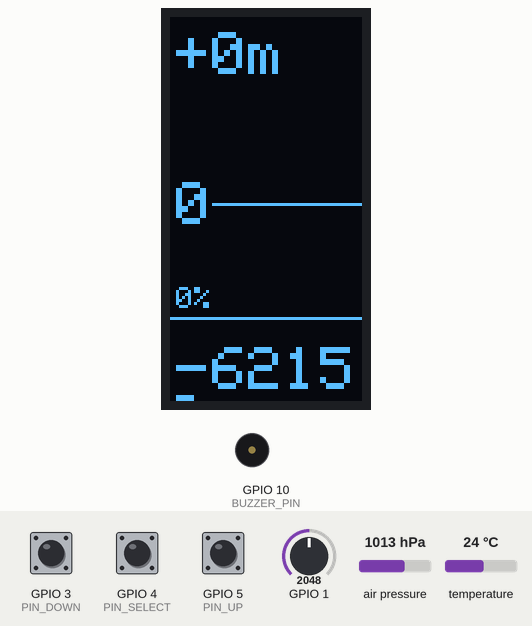
This sketch was run on a simulated ESP32-S3. Shown: 64×128 one-colour display, buzzer (waves = sounding). The test bench sets the inputs (shaded band); at power-on: air pressure 1013 hPa, GPIO 4 (PIN_SELECT) HIGH, GPIO 3 (PIN_DOWN) HIGH, GPIO 5 (PIN_UP) HIGH, GPIO 1 = 2048, temperature 24 °C. Nothing arrives over Bluetooth unless stated; a phone connects over Bluetooth LE 3 s after start; what the sketch prints to the serial monitor is not drawn.

Above: at 2.8 s.
2.9 s: air pressure set to 1025 hPa
At 3.03 s:
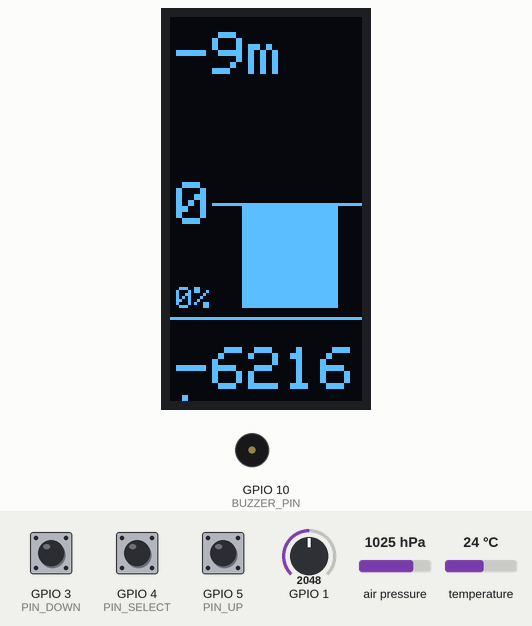
4.7 s: GPIO 4 (PIN_SELECT) pulled LOW for 0.15 s
At 6.2 s:
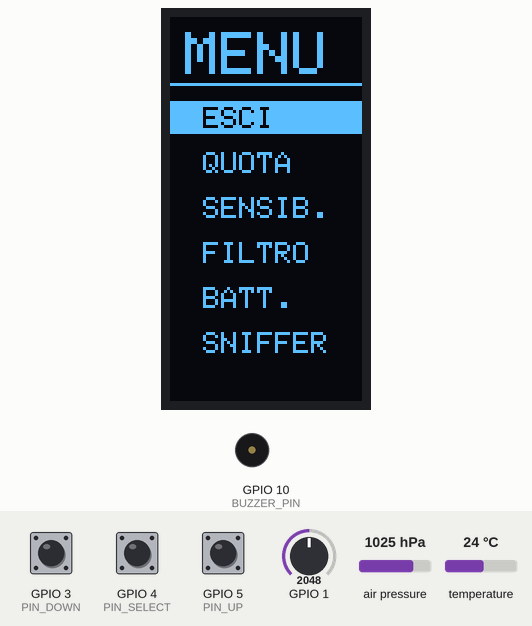
6.7 s: GPIO 3 (PIN_DOWN) pulled LOW for 0.15 s
At 7.5 s:
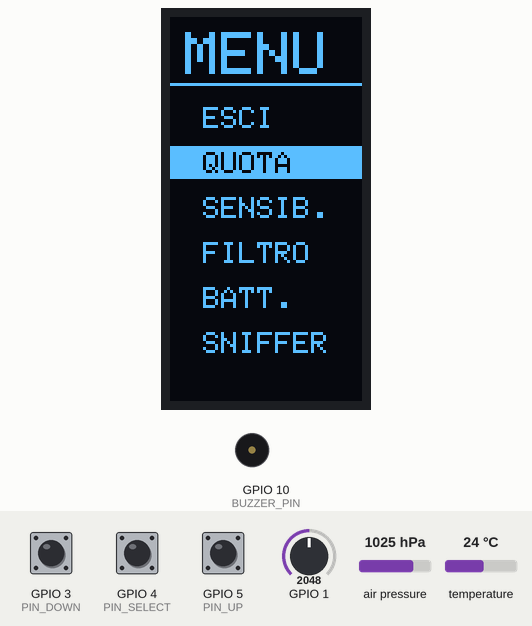
8.3 s: GPIO 3 (PIN_DOWN) pulled LOW for 1 s
At 10.5 s:
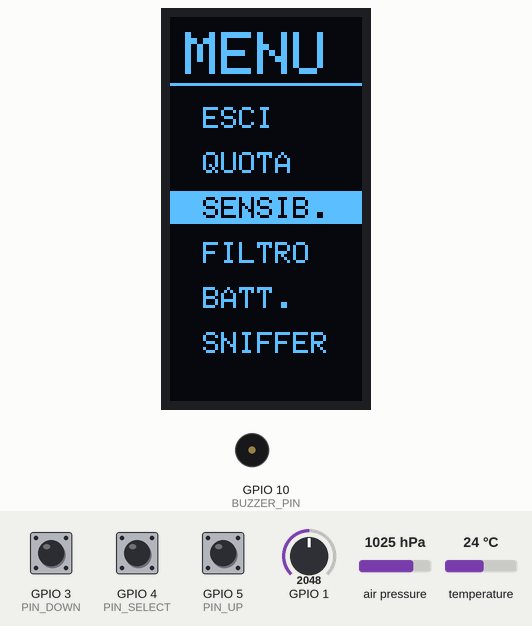
10.8 s: GPIO 4 (PIN_SELECT) pulled LOW for 1 s
At 12.5 s:
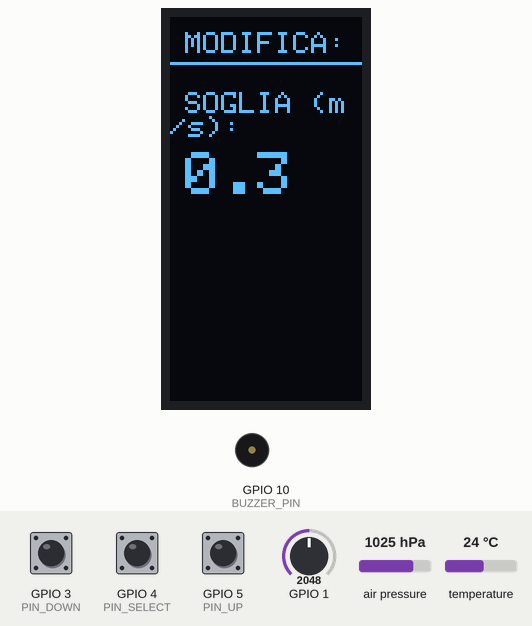
13.3 s: GPIO 5 (PIN_UP) pulled LOW for 0.15 s
At 14.9 s:
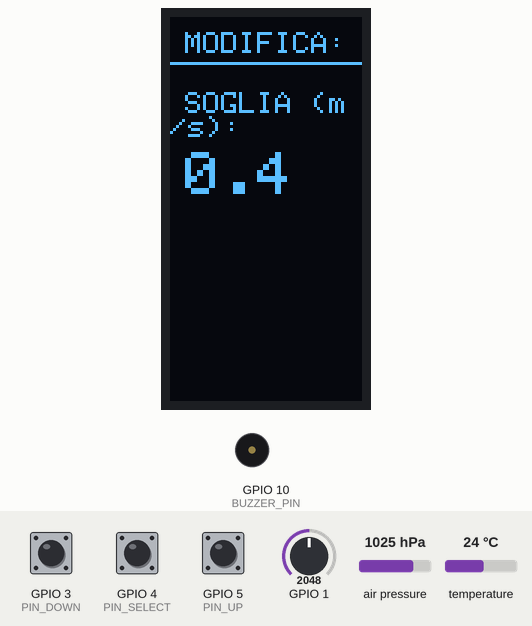
Timing chart, 0 to 15.9 s (numbered marks = the images above; inputs shaded):
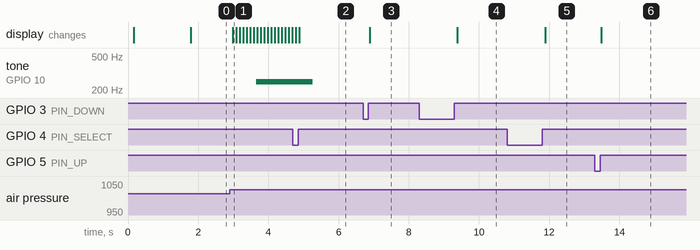

Measured:
- after the input at 2.9 s, tone on GPIO 10 (BUZZER_PIN): silent → 250 Hz after 0.76 s; the display: changes after 0.08 s (image 1)
- after the input at 4.7 s, the display: first differs from a run without the input after 0.18 s (image 2)
- after the input at 6.7 s, the display: changes after 0.18 s (image 3)
- after the input at 8.3 s, the display: changes after 1.1 s (image 4)
- after the input at 10.8 s, the display: changes after 1.1 s (image 5)
- after the input at 13.3 s, the display: changes after 0.18 s (image 6)

The sketch:

variometro_esp32.ino
```cpp
#include "config.h"
#include "Sensor.h"
#include "Audio.h"
#include "Display.h"
#include "NMEA.h"

DeviceConfig config;
DeviceMode currentMode = MODE_FLIGHT;
int selectedMenuItem = 0;
int editSubIndex = 0;
const int TOTAL_MENU_ITEMS = 6;

bool first_reading_done = false;
float current_gain = 0.0;
const int UPDATE_INTERVAL_MS = 100;
static unsigned long next_update_time = 0;
static float pressure_accumulator = 0;
static int reading_count = 0;
SensorData current_data;

// Variabili per monitorare il rilascio dei tasti
bool lastUpState = HIGH;
bool lastDownState = HIGH;
bool lastSelectState = HIGH;

// Calcola l'offset per fare in modo che la quota letta diventi quella impostata
void calibrate_altitude() {
    // Offset = Quota Desiderata - Quota Grezza Sensore
    // Sottraiamo l'offset vecchio per avere la quota pura del sensore
    float raw_sensor_altitude = current_data.altitude - config.altitude_offset;
    config.altitude_offset = config.starting_altitude - raw_sensor_altitude;
}

void updateParameter(bool increment) {
  float delta = increment ? 0.1 : -0.1;
  switch (selectedMenuItem) {
    case 1: { // ALTIMETRIA
      int factors[] = {1000, 100, 10, 1};
      int val = (int)config.starting_altitude;
      int digit = (val / factors[editSubIndex]) % 10;
      int newDigit = increment ? (digit + 1) % 10 : (digit - 1 + 10) % 10;
      config.starting_altitude += (newDigit - digit) * factors[editSubIndex];
      break;
    }
    case 2:
      config.lift_threshold = constrain(config.lift_threshold + delta, 0.1, 2.0);
      config.sink_threshold = -config.lift_threshold - 0.2; // Soglia sink leggermente più bassa
      break;
    case 3:
      config.filter_type = (FilterType)((config.filter_type + (increment ? 1 : 2)) % 3);
      break;
    case 4:
      if (editSubIndex == 0) config.show_battery_info = !config.show_battery_info;
      else config.show_voltage = !config.show_voltage;
      break;
    case 5:
      config.thermal_sniffer = !config.thermal_sniffer;
      break;
  }
}

void handleInputs() {
  bool currUp = digitalRead(PIN_UP);
  bool currDown = digitalRead(PIN_DOWN);
  bool currSelect = digitalRead(PIN_SELECT);

  // CLICK SELECT (Al rilascio)
  if (lastSelectState == LOW && currSelect == HIGH) {
    if (currentMode == MODE_FLIGHT) {
      currentMode = MODE_MENU;
    } else if (currentMode == MODE_MENU) {
      if (selectedMenuItem == 0) currentMode = MODE_FLIGHT;
      else { currentMode = MODE_EDIT; editSubIndex = 0; }
    } else if (currentMode == MODE_EDIT) {
      if (selectedMenuItem == 1) { // Ciclo cifre altitudine
        editSubIndex++;
        if (editSubIndex > 3) { calibrate_altitude(); currentMode = MODE_MENU; }
      } else if (selectedMenuItem == 4) { // Ciclo opzioni batteria
        editSubIndex++;
        if (editSubIndex > 1) currentMode = MODE_MENU;
      } else { currentMode = MODE_MENU; }
    }
  }

  // UP (Al rilascio)
  if (lastUpState == LOW && currUp == HIGH) {
    if (currentMode == MODE_MENU) selectedMenuItem = (selectedMenuItem - 1 + TOTAL_MENU_ITEMS) % TOTAL_MENU_ITEMS;
    else if (currentMode == MODE_EDIT) updateParameter(true);
  }

  // DOWN (Al rilascio)
  if (lastDownState == LOW && currDown == HIGH) {
    if (currentMode == MODE_MENU) selectedMenuItem = (selectedMenuItem + 1) % TOTAL_MENU_ITEMS;
    else if (currentMode == MODE_EDIT) updateParameter(false);
  }

  lastUpState = currUp;
  lastDownState = currDown;
  lastSelectState = currSelect;
}

void setup() {
  Serial.begin(115200);
  sensor_init();
  audio_init();
  display_init();
  nmea_init();

  pinMode(PIN_UP, INPUT_PULLUP);
  pinMode(PIN_DOWN, INPUT_PULLUP);
  pinMode(PIN_SELECT, INPUT_PULLUP);

  next_update_time = millis() + UPDATE_INTERVAL_MS;
}

void loop() {
  handleInputs();

  if (ms5611.read(0) == 0) {
      pressure_accumulator += ms5611.getPressure();
      reading_count++;
  }

  if (millis() >= next_update_time) {
    if (reading_count > 0) {
      float average_pressure = pressure_accumulator / reading_count;
      sensor_process_data(current_data, average_pressure);

      if (!first_reading_done) {
        config.starting_altitude = current_data.filtered_altitude;
        calibrate_altitude(); // Calibra il sensore all'avvio
        first_reading_done = true;
      }

      // Il guadagno ora sarà coerente con la quota impostata
      current_gain = current_data.filtered_altitude - config.starting_altitude;

      audio_update(current_data.vario_mps);
      nmea_send(current_data);

      if (currentMode == MODE_FLIGHT) {
        display_update(current_data, config.starting_altitude, current_gain);
      } else if (currentMode == MODE_MENU) {
        display_menu(selectedMenuItem);
      } else if (currentMode == MODE_EDIT) {
        display_edit(selectedMenuItem, editSubIndex);
      }
    }
    pressure_accumulator = 0;
    reading_count = 0;
    next_update_time += UPDATE_INTERVAL_MS;
  }
}
```

Audio.cpp
```cpp
#include "Audio.h"
#include "config.h"
#include <Arduino.h>

const int LIFT_CONFIRMATION_COUNT = 5;
const int SINK_CONFIRMATION_COUNT = 8;

static int lift_counter = 0;
static int sink_counter = 0;
static unsigned long last_event_time = 0;
static bool is_beeping = false;

void audio_init() {
  pinMode(BUZZER_PIN, OUTPUT);
}

void audio_update(float vario_mps) {
  unsigned long current_time = millis();

  // --- LOGICA THERMAL SNIFFER ---
  // Se attivo, suona tra -0.1 e la soglia di salita impostata
  if (config.thermal_sniffer && vario_mps > -0.1 && vario_mps <= config.lift_threshold) {
    if (!is_beeping && (current_time - last_event_time > 800)) {
      tone(BUZZER_PIN, 400, 40); // Bip corto e basso (400Hz)
      last_event_time = current_time;
    }
    return; // Esci per non sovrapporsi al vario normale
  }

  // --- LOGICA VARIO CLASSICA ---
  if (vario_mps > config.lift_threshold) {
    lift_counter++;
    sink_counter = 0;
  } else if (vario_mps < config.sink_threshold) {
    sink_counter++;
    lift_counter = 0;
  } else {
    lift_counter = 0;
    sink_counter = 0;
  }

  if (lift_counter >= LIFT_CONFIRMATION_COUNT) {
    long beep_interval = map(vario_mps * 100, config.lift_threshold * 100, 500, 600, 80);
    beep_interval = constrain(beep_interval, 80, 600);
    int frequency = map(vario_mps * 100, config.lift_threshold * 100, 500, 800, 1600);

    if (!is_beeping && (current_time - last_event_time > beep_interval)) {
      tone(BUZZER_PIN, frequency);
      is_beeping = true;
      last_event_time = current_time;
    } else if (is_beeping && (current_time - last_event_time > 100)) {
      noTone(BUZZER_PIN);
      is_beeping = false;
      last_event_time = current_time;
    }
  }
  else if (sink_counter >= SINK_CONFIRMATION_COUNT) {
    if (!is_beeping) {
        tone(BUZZER_PIN, 250);
        is_beeping = true;
    }
  }
  else {
    if (is_beeping) {
        noTone(BUZZER_PIN);
        is_beeping = false;
    }
  }
}
```

Audio.h
```cpp
#ifndef AUDIO_H
#define AUDIO_H

void audio_init();
void audio_update(float vario_mps);

#endif
```

Display.cpp
```cpp
#include "Display.h"
#include "config.h"
#include <Wire.h>
#include <Adafruit_GFX.h>
#include <Adafruit_SSD1306.h>

Adafruit_SSD1306 display(SCREEN_WIDTH, SCREEN_HEIGHT, &Wire, -1);

void display_init() {
  if(!display.begin(SSD1306_SWITCHCAPVCC, OLED_I2C_ADDRESS)) {
    Serial.println(F("Errore: Display SSD1306 non trovato"));
    return;
  }

  display.ssd1306_command(SSD1306_SETCONTRAST);
  display.ssd1306_command(0xFF);

  display.setRotation(3); // Orientamento verticale per il cockpit

  display.clearDisplay();
  display.setTextSize(2);
  display.setTextColor(SSD1306_WHITE);
  display.setCursor(0, 50);
  display.println(F("Vario"));
  display.display();
  delay(1500);
}

// Visualizzazione principale Modalità Volo
void display_update(const SensorData &data, float start_altitude, float relative_gain) {
  display.clearDisplay();

  // --- INFO BATTERIA ---
  if (config.show_battery_info) {
    display.setTextSize(1);
    display.setTextColor(SSD1306_WHITE);
    display.setCursor(2, 90);
    if (config.show_voltage) {
      display.print(data.battery_voltage, 2);
      display.print("V");
    } else {
      display.print(data.battery_percent);
      display.print("%");
    }
  }

  // --- SEZIONE ALTA: GUADAGNO RELATIVO (Rispetto allo start) ---
  display.setTextSize(2);
  display.setTextColor(SSD1306_WHITE);
  display.setCursor(2, 5);
  if (relative_gain >= 0) display.print("+");
  display.print(String(relative_gain, 0));
  display.print("m");

  // --- SEZIONE BASSA: ALTIMETRIA REALE (AMS) ---
  // CORRETTO: Ora mostra data.filtered_altitude invece di start_altitude
  display.setTextSize(2);
  display.setCursor(2, 110);
  display.print(String(data.filtered_altitude, 0));
  display.print("m");

  display.drawFastHLine(0, 100, 64, SSD1306_WHITE);

  // --- SEZIONE CENTRALE: VARIOMETRO GRAFICO ---
  int center_y = 62;
  display.drawFastHLine(14, center_y, 64, SSD1306_WHITE);
  display.setTextSize(2);
  display.setCursor(2, center_y - 7);
  display.print("0");

  int bar_width = 32;
  int bar_x = 24;

  if (data.vario_mps > config.lift_threshold) {
    int num_segments = (data.vario_mps <= 0.5) ? 1 : (data.vario_mps <= 1.0) ? 2 : (data.vario_mps <= 2.0) ? 3 : 4;
    for (int i = 0; i < num_segments; i++) {
      int segment_y = center_y - ((i + 1) * 3) - (i * 2);
      display.fillRect(bar_x, segment_y, bar_width, 3, SSD1306_WHITE);
    }
  }
  else if (data.vario_mps < 0) {
    int bar_height = constrain(map(data.vario_mps * 100, 0, -500, 0, 35), 0, 35);
    if (bar_height > 0) display.fillRect(bar_x, center_y, bar_width, bar_height, SSD1306_WHITE);
  }

  display.display();
}

// Rendering del MENU
void display_menu(int selectedIndex) {
  display.clearDisplay();
  display.setTextSize(2);
  display.setTextColor(SSD1306_WHITE);
  display.setCursor(5, 5);
  display.println("MENU");
  display.drawFastHLine(0, 22, 64, SSD1306_WHITE);

  const char* menuItems[] = {" ESCI", " QUOTA", " SENSIB.", " FILTRO", " BATT.", " SNIFFER"};

  display.setTextSize(1);
  for (int i = 0; i < 6; i++) {
    int y = 30 + (i * 15);
    display.setCursor(5, y);
    if (i == selectedIndex) {
      display.fillRect(0, y - 2, 64, 11, SSD1306_WHITE);
      display.setTextColor(SSD1306_BLACK);
    } else {
      display.setTextColor(SSD1306_WHITE);
    }
    display.print(menuItems[i]);
  }
  display.display();
}

// Rendering della MODIFICA PARAMETRI
void display_edit(int selectedIndex, int subIndex) {
  display.clearDisplay();
  display.setTextSize(1);
  display.setTextColor(SSD1306_WHITE);
  display.setCursor(5, 5);
  display.println("MODIFICA:");
  display.drawFastHLine(0, 15, 64, SSD1306_WHITE);

  display.setCursor(5, 25);
  switch (selectedIndex) {
    case 1: { // Altitudine
      display.println("QUOTA PARTENZA:");
      display.setTextSize(2);
      display.setCursor(5, 45);
      char buf[10];
      sprintf(buf, "%04d", (int)config.starting_altitude);
      for(int i=0; i<4; i++) {
        if(i == subIndex) {
          display.setTextColor(SSD1306_BLACK, SSD1306_WHITE);
          display.print(buf[i]);
          display.setTextColor(SSD1306_WHITE);
        } else {
          display.print(buf[i]);
        }
      }
      display.print("m");
      break;
    }
    case 2:
      display.println("SOGLIA (m/s):");
      display.setTextSize(2); display.setCursor(5, 45);
      display.print(config.lift_threshold, 1);
      break;
    case 3:
      display.println("ALGORITMO:");
      display.setTextSize(1); display.setCursor(5, 45);
      if(config.filter_type == MEDIA_MOBILE) display.print("> MEDIA MOB.");
      else if(config.filter_type == EMA) display.print("> EMA");
      else display.print("> KALMAN");
      break;
    case 4:
      display.println("BATT. INFO:");
      display.setTextSize(1); display.setCursor(5, 45);
      if (subIndex == 0) display.print("VISIB: "), display.println(config.show_battery_info ? "[SI]" : "NO");
      else display.print("TIPO: "), display.println(config.show_voltage ? "[VOLT]" : "%");
      break;
    case 5:
      display.println("THERMAL SNIFFER:");
      display.setTextSize(2); display.setCursor(5, 45);
      display.print(config.thermal_sniffer ? "ATTIVO" : "OFF");
      break;
  }
  display.display();
}
```

Display.h
```cpp
#ifndef DISPLAY_H
#define DISPLAY_H

#include "Sensor.h"
#include "config.h"

void display_init();
void display_update(const SensorData &data, float start_altitude, float relative_gain);
void display_menu(int selectedIndex);
void display_edit(int selectedIndex, int subIndex); // Prototipo per Step 4

#endif
```

NMEA.cpp
```cpp
#include "NMEA.h"
#include <Arduino.h>
#include <cstdio>

// Includiamo le librerie per il Bluetooth Low Energy (BLE)
#include <BLEDevice.h>
#include <BLEServer.h>
#include <BLEUtils.h>
#include <BLE2902.h>

// Oggetti globali per il server BLE
BLEServer* pServer = NULL;
BLECharacteristic* pTxCharacteristic = NULL; // Caratteristica per trasmettere dati (TX)
bool deviceConnected = false;

// UUIDs standard per il servizio Nordic UART (NUS)
// XCTrack e altre app li riconoscono automaticamente
#define SERVICE_UUID           "6E400001-B5A3-F393-E0A9-E50E24DCCA9E"
#define CHARACTERISTIC_UUID_TX "6E400003-B5A3-F393-E0A9-E50E24DCCA9E"

// Classe per gestire gli eventi di connessione e disconnessione
class MyServerCallbacks: public BLEServerCallbacks {
    void onConnect(BLEServer* pServer) {
      deviceConnected = true;
      Serial.println("Dispositivo connesso via BLE.");
    }

    void onDisconnect(BLEServer* pServer) {
      deviceConnected = false;
      Serial.println("Dispositivo disconnesso.");
      // Ricominciamo l'advertising per essere di nuovo visibili
      pServer->getAdvertising()->start();
    }
};

// Funzione helper per il checksum NMEA (INVARIATA)
byte calculate_checksum(const char *str) {
  byte checksum = 0;
  while (*str) {
    checksum ^= *str++;
  }
  return checksum;
}

void nmea_init() {
  // 1. Inizializza il dispositivo BLE e imposta il nome
  BLEDevice::init("VarioESP32");

  // 2. Crea il Server BLE
  pServer = BLEDevice::createServer();
  pServer->setCallbacks(new MyServerCallbacks());

  // 3. Crea il Servizio UART
  BLEService *pService = pServer->createService(SERVICE_UUID);

  // 4. Crea una Caratteristica per la trasmissione (TX)
  pTxCharacteristic = pService->createCharacteristic(
                      CHARACTERISTIC_UUID_TX,
                      BLECharacteristic::PROPERTY_NOTIFY
                    );
  // Aggiungiamo un descrittore standard alla caratteristica
  pTxCharacteristic->addDescriptor(new BLE2902());

  // 5. Avvia il servizio
  pService->start();

  // 6. Avvia l'advertising, così il telefono può trovarci
  BLEAdvertising *pAdvertising = pServer->getAdvertising();
  pAdvertising->addServiceUUID(SERVICE_UUID);
  pAdvertising->start();

  Serial.println("Server BLE avviato e in attesa di connessioni.");
}

void nmea_send(const SensorData &data) {
  char payload[80]; // Buffer leggermente più grande per la nuova frase
  char final_sentence[90];

  // 1. Convertiamo i dati nei formati richiesti dal formato LK8EX1
  int pressure_pa = data.pressure * 100;    // Pressione in Pascal (intero)
  int altitude_m = data.filtered_altitude; // Altitudine in metri (intero)
  int vario_cmps = data.vario_mps * 100;     // Vario in cm/s (intero)
  float temp_c = data.temperature;         // Temperatura in Celsius (float)
//  int battery_level = 100;                   // Valore fisso per la batteria (100%)
  int battery_level = data.battery_percent;

  // 2. Creiamo il "payload" con il nuovo formato LK8EX1
  // $LK8EX1,pressure,altitude,vario,temperature,battery,*checksum
  snprintf(payload, sizeof(payload), "LK8EX1,%d,%d,%d,%.1f,%d",
           pressure_pa,
           altitude_m,
           vario_cmps,
           temp_c,
           battery_level);

  // 3. Calcoliamo il checksum (la funzione è la stessa)
  byte checksum = calculate_checksum(payload);

  // 4. Assembliamo la frase finale completa
  snprintf(final_sentence, sizeof(final_sentence), "$%s*%02X\r\n", payload, checksum);

  // Inviamo sempre sulla seriale USB per debug
  Serial.print("Invio dati: ");
  Serial.print(final_sentence);

  // Se un dispositivo è connesso, invia i dati tramite notifica BLE
  if (deviceConnected) {
    pTxCharacteristic->setValue((uint8_t*)final_sentence, strlen(final_sentence));
    pTxCharacteristic->notify();
  }
}
```

NMEA.h
```cpp
#ifndef NMEA_H
#define NMEA_H

#include "Sensor.h" // Per usare la struttura SensorData

// Inizializza la comunicazione Bluetooth Serial
void nmea_init();

// Formatta e invia la frase NMEA
void nmea_send(const SensorData &data);

#endif
```

Sensor.h
```cpp
#ifndef SENSOR_H
#define SENSOR_H

#include <MS5611.h> // <-- NUOVA RIGA: Includiamo la libreria del sensore qui

// --- NUOVA RIGA: Dichiariamo l'oggetto ms5611 come 'extern'. ---
// Questo dice al compilatore: "Questo oggetto esiste da qualche parte nel progetto,
// fidati e permetti agli altri file di usarlo".
extern MS5611 ms5611;

// Struttura per contenere i dati letti dal sensore
struct SensorData {
  float temperature;
  float pressure;
  float altitude;          // Altitudine istantanea, "rumorosa"
  float filtered_altitude; // Altitudine filtrata, più stabile
  float vario_mps;         // Velocità verticale in metri al secondo
  float battery_voltage; // <-- AGGIUNTO: Tensione in Volt
  int battery_percent;   // <-- AGGIUNTO: Percentuale 0-100%
};

// Funzioni pubbliche del nostro modulo
bool sensor_init();
//void sensor_read_data(SensorData &data);
void sensor_process_data(SensorData &data, float avg_pressure_hpa);

#endif
```

Source omitted: Sensor.cpp (3329 bytes), config.h (1230 bytes)
